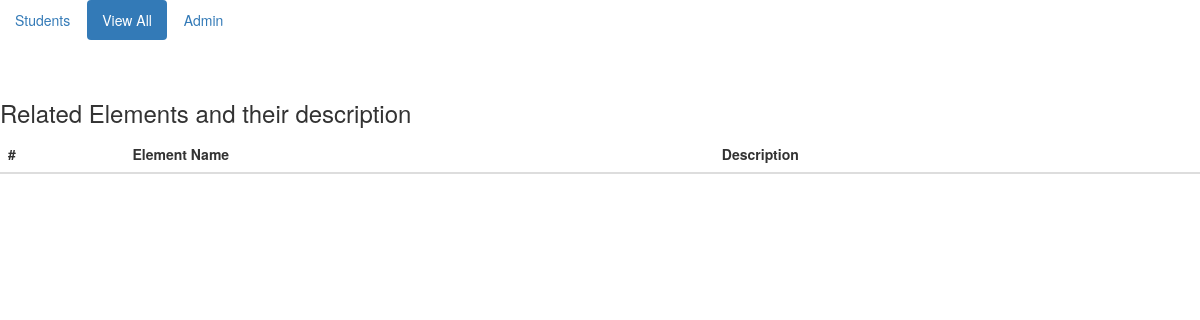
The app's page /description_theme.php, older data.
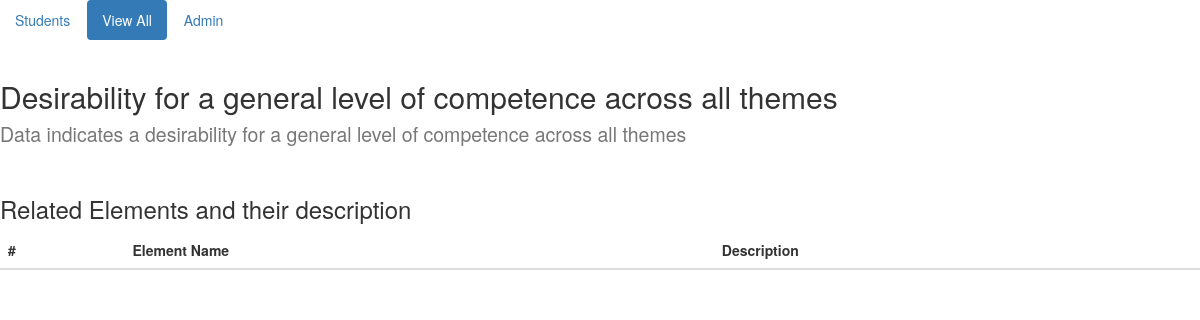
The same page, newer data.
### tables this page shows
CREATE TABLE `theme` (
  `id` int(11) NOT NULL,
  `theme_id` varchar(4) DEFAULT NULL,
  `themename` varchar(128) DEFAULT NULL,
  `explanation` varchar(300) DEFAULT NULL,
  `elements` varchar(200) DEFAULT NULL
);

### description_theme.php (the view, shortened to what this page needs)
<?php
    include "header.php";
    include "db.php";
?>
<!DOCTYPE html>
<head>
</head>
<body>
    <nav>
        <ul class="nav nav-pills">
            <li>
                <a href="view_students.php"> Students </a>
            </li>
            <li class="active">
                <a href="view_all.php"> View All </a>
            </li>
            <li>
                <a href="admin_login.php"> Admin </a>
            </li>
        </ul>
    </nav>
    <br>
    <?php
        $id = $_SESSION['themeID'];
        $stmt = $conn->prepare("SELECT themename, explanation, elements FROM theme WHERE id = '$id'");
        $stmt->execute();
        $stmt->bind_result($name, $exp, $elements);
        while ($stmt->fetch()) {
            $name = htmlentities($name);
            $exp = htmlentities($exp);
            echo "<h2> $name";
            echo "<br>";
            echo "<small> $exp </small> </h2>";
        }
    ?>
    <br>
    <h3> Related Elements and their description </h3>
    <div id="element_table">
        <table class="table table-striped">
            <thead>
                <tr>
                    <th scope="col">
                        #
                    </th>
                    <th scope="col">
                        Element Name
                    </th>
                    <th scope="col">
                        Description
                    </th>
                </tr>
            </thead>
        </table>
    </div>
</body>

### header.php (shortened to what this page needs)
<!DOCTYPE html>
<html>
<head>
    <link rel="stylesheet" href="https://maxcdn.bootstrapcdn.com/bootstrap/3.3.7/css/bootstrap.min.css">
</head>

Row changes from the older to the newer data that the page shows:
added theme: themename "Desirability for a general level of competence across all themes", explanation "Data indicates a desirability for a general level of competence across all themes"
